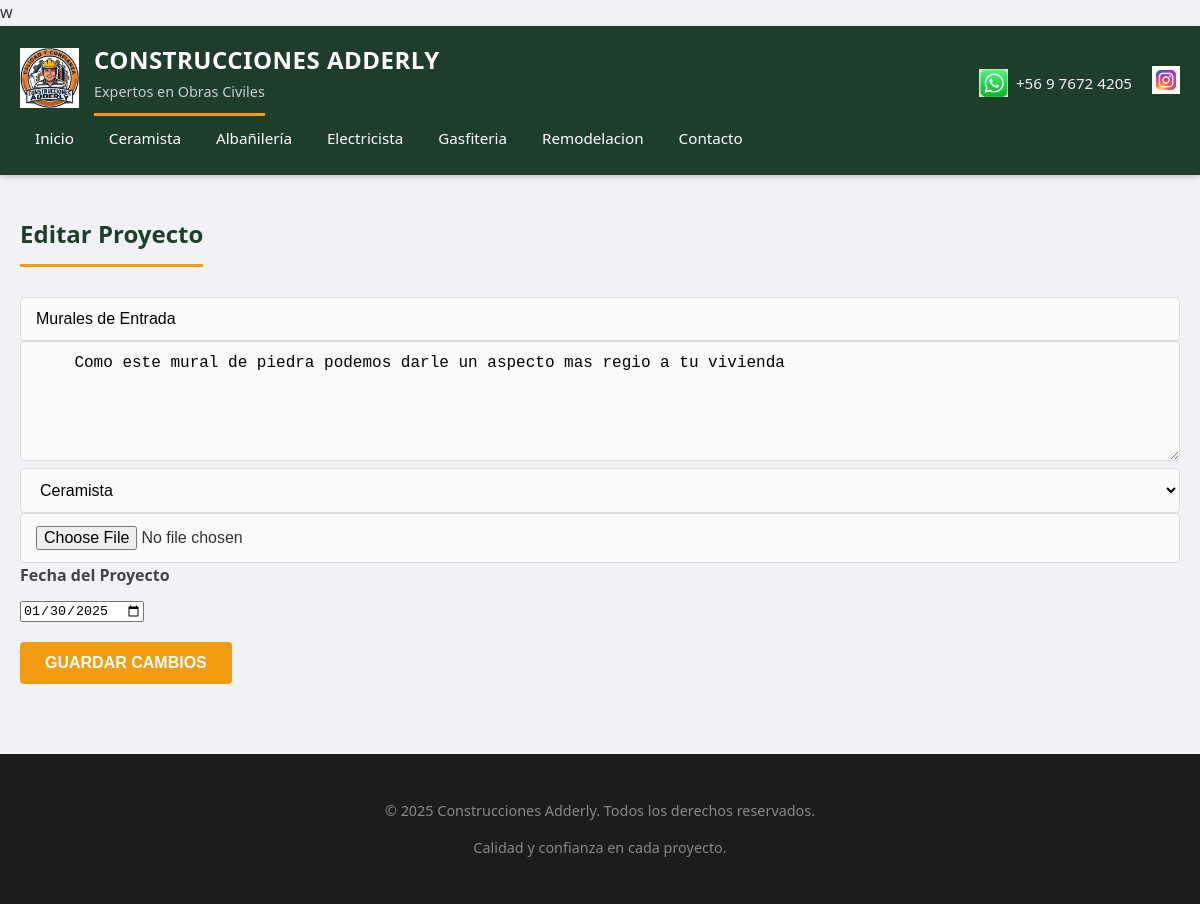
/edit_project/1 (signed in), run on the app's committed database.
### app.py (models this page shows)
class Category(db.Model):
    id = db.Column(db.Integer, primary_key=True)
    name = db.Column(db.String(50), unique=True, nullable=False)

class Project(db.Model):
    id = db.Column(db.Integer, primary_key=True)
    title = db.Column(db.String(100), nullable=False)
    description = db.Column(db.Text, nullable=False)
    media_url = db.Column(db.String(500), nullable=False)
    media_type = db.Column(db.String(20), nullable=False)
    date = db.Column(db.DateTime, default=datetime.utcnow)  # AGREGAR ESTO
    category_id = db.Column(
        db.Integer,
        db.ForeignKey('category.id'),
        nullable=False
    )
    category = db.relationship('Category', backref='projects')

### app.py (the view, shortened to what this page needs)
@app.route('/edit_project/<int:project_id>', methods=['GET', 'POST'])
def edit_project(project_id):
    if not session.get('admin'):
        return redirect(url_for('admin_login'))
    project = Project.query.get_or_404(project_id)
    return render_template('edit_project.html', project=project)

### app.py (called while the page is built)
@app.context_processor
def inject_categories():
    return dict(categories=Category.query.all())

### templates/edit_project.html
{% extends "base.html" %}
{% block content %}
<h2>Editar Proyecto</h2>
<form method="POST" enctype="multipart/form-data">
  <input type="text" name="title" value="{{ project.title }}" required>
  <textarea name="description" required>
    {{ project.description }}
  </textarea>
  <select name="category" required>
    {% for cat in categories %}
      <option value="{{ cat.id }}"
        {% if cat.id == project.category_id %}selected{% endif %}>
        {{ cat.name }}
      </option>
    {% endfor %}
  </select>
  <input type="file" name="file">
  <div class="form-group">
    <label for="date">Fecha del Proyecto</label>
    <input type="date" id="date" name="date"
          value="{{ project.date.strftime('%Y-%m-%d') if project.date else '' }}">
  </div>
  <button type="submit">Guardar cambios</button>
</form>
{% endblock %}

### templates/base.html (shortened to what this page needs)
<!DOCTYPE html>
<html lang="es">
<head>
  <link rel="stylesheet" href="{{ url_for('static', filename='css/style.css') }}">
</head>
<body>
<header class="header">
  <div class="header-inner">
    <div class="logo-container">
      <img src="{{ url_for('static', filename='img/logo.png') }}" alt="Logo Adderly">
      <div class="logo-text">
        <h1>Construcciones Adderly</h1>
        <h2>Expertos en Obras Civiles</h2>
      </div>
    </div>
   <div class="social-bar">
    <div class="contact-item">
        <img src="{{ url_for('static', filename='img/whatsapp.png') }}" alt="WhatsApp">
        <span>+56 9 7672 4205</span>
    </div>
    <a href="https://www.instagram.com/adderlyconstrucciones" target="_blank" class="social-link">
        <img src="{{ url_for('static', filename='img/instagram.png') }}" alt="Instagram">
    </a>
</div>
    <nav>
      <a href="{{ url_for('portfolio') }}">Inicio</a>
      {% for cat in categories %}
        <a href="{{ url_for('projects_by_category', category_id=cat.id) }}">
          {{ cat.name }}
        </a>
      {% endfor %}
      <a href="{{ url_for('contact') }}">Contacto</a>
    </nav>
  </div>
</header>
<main class="content">
  {% block content %}{% endblock %}
</main>
<footer class="footer">
  <p>© 2025 Construcciones Adderly. Todos los derechos reservados.</p>
  <p>Calidad y confianza en cada proyecto.</p>
</footer>
</body>
</html>

### static/css/style.css (style rules this page uses)
* { box-sizing: border-box; }
body { margin: 0; font-family: 'Segoe UI', Roboto, Helvetica, Arial, sans-serif; background-color: #f0f2f5; color: #333; line-height: 1.6; }
.header { background: #1f3d2b; color: white; padding: 0; box-shadow: 0 2px 5px rgba(0,0,0,0.2); }
.header-inner { max-width: 1200px; margin: 0 auto; padding: 15px 20px; display: flex; justify-content: space-between; align-items: center; flex-wrap: wrap; }
.logo-container { display: flex; align-items: center; gap: 15px; text-decoration: none; color: white; }
.logo-container img { height: 60px; width: auto; }
.logo-text h1 { margin: 0; font-size: 1.5rem; font-weight: 700; letter-spacing: 0.5px; text-transform: uppercase; }
.logo-text h2 { margin: 0; font-size: 0.9rem; font-weight: 400; color: #ccc; }
.social-bar { display: flex; align-items: center; gap: 20px; margin-top: 10px; }
.contact-item { display: flex; align-items: center; gap: 8px; color: #f1f1f1; font-weight: 500; font-size: 0.95rem; }
.contact-item img, .social-link img { height: 28px; width: auto; transition: transform 0.2s; }
nav { display: flex; gap: 5px; }
nav a { color: white; text-decoration: none; padding: 10px 15px; border-radius: 4px; font-weight: 500; transition: background 0.3s; font-size: 0.95rem; }
.content { max-width: 1200px; margin: 0 auto; padding: 20px; min-height: 60vh; }
h2 { border-bottom: 3px solid #f39c12; padding-bottom: 10px; margin-bottom: 30px; color: #1f3d2b; display: inline-block; }
.form-group { margin-bottom: 20px; }
.form-group label { display: block; margin-bottom: 8px; font-weight: 600; color: #444; }
input[type="text"], input[type="email"], textarea, select, input[type="file"] { width: 100%; padding: 12px 15px; border: 1px solid #ddd; border-radius: 4px; font-size: 1rem; transition: border-color 0.3s; background-color: #fafafa; }
textarea { resize: vertical; min-height: 120px; }
button, .btn { background-color: #f39c12; color: white; border: none; padding: 12px 25px; font-size: 1rem; font-weight: bold; border-radius: 4px; cursor: pointer; transition: background 0.3s, transform 0.1s; display: inline-block; text-decoration: none; text-transform: uppercase; }
.footer { background: #1c1c1c; color: #888; text-align: center; padding: 30px; margin-top: 50px; font-size: 0.9rem; }

### data on the page
Category: name "Ceramista"
Category: name "Albañilería"
Category: name "Electricista"
Category: name "Gasfiteria"
Category: name "Remodelacion"
Project: title "Murales de Entrada", description "Como este mural de piedra podemos darle un aspecto mas regio a tu vivienda", category "Ceramista", date "01/30/2025"
